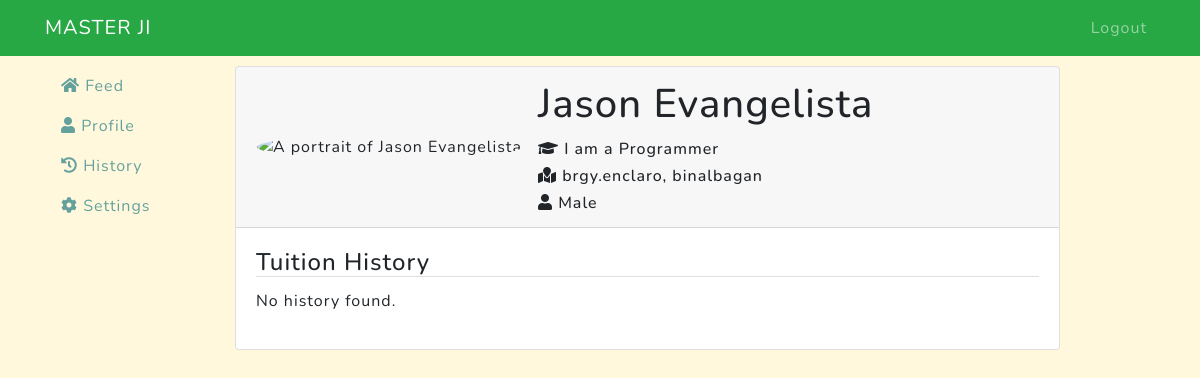
The app's page /tutor/profile/8/ (signed in) with its own data.
### users/models.py (models this page shows, shortened)
class User(AbstractBaseUser):
    email = models.EmailField(
        verbose_name='Email address',
        max_length=255,
        unique=True,
    )
    is_active = models.BooleanField(default=True)
    is_admin = models.BooleanField(default=False)
    is_client = models.BooleanField(default=False)
    is_tutor = models.BooleanField(default=False)
    name = models.CharField(max_length=100, null=False, verbose_name='Full name')
    bio = models.CharField(max_length=1000, verbose_name='Bio')
    location = models.CharField(max_length=1000, verbose_name='Location')
    gender = models.CharField(max_length=20, verbose_name='Gender')
    title = models.CharField(max_length=1000, verbose_name='Overview title')  # Overview title
    overview = models.TextField(verbose_name='Overview')
    expertise = models.CharField(max_length=1000, verbose_name='Expertise')
    profile_img = models.TextField(verbose_name='Profile Image', blank=True)
    USERNAME_FIELD = 'email'
    REQUIRED_FIELDS = ['name']
    objects = UserManager()

### tutor/decorators.py (the view)
    def wrapper(request, *args, **kwargs):
        decorated_view_func = login_required(request)
        if not decorated_view_func.user.is_authenticated:
            messages.warning(request, 'Please login first')
            return redirect('login-page')
        if not request.user.is_tutor:
            return redirect('home-page')
        else:
            return function(request, *args, **kwargs)

### tutor/templates/tutor/client_profile.html (shortened to what this page needs)
{% extends 'tutor/base_tutor.html' %}
{% load static %}
{% block content %}
    <div class="user-profile card">
      <div class="card-header">
        <table>
          <tr>
            <td style="padding-right: 15px">
              <img class="card-img user-image" src="/static/profile_imgs/{{ profile_img }}" alt="A portrait of {{ profile.name }}" />
            </td>
            <td>
              <h1 class="card-title">
                  {{ profile.name }}
              </h1>
              <h6 class="card-text"><i class="fa fa-graduation-cap"></i> {{ profile.bio }}</h6>
              <h6 class="card-text"><i class="fa fa-map-marked"></i> {{ profile.location }}</h6>
              <h6 class="card-text"><i class="fa fa-user"></i> {{ profile.gender }}</h6>
            </td>
          </tr>
        </table>
      </div>
      <div id="work_history" class="card-body">
        <h4 class="card-title hr">Tuition History</h4>
      {% if work_history %}
        {% for work in work_history %}
        <div class="card">
          <div class="card-body">
            <table class="w-100">
              <tr>
                <td>
                  <h6 class="card-title">{{ work.title }}</h6>
                  {% with assignee=work.assignee_set.first %}
                  <p class="card-text small">{{ assignee.from_date|date:"M Y" }} - {{ assignee.to_date|date:"M Y" }},
                    {{ work.std_count }} student(s), {{ work.days }} days a week<br>
                    {{ work.grade }} ({{ work.type }}), {{ work.subjects }}
                  </p>
                  {% endwith %}
                </td>
                <td class="text-right">Salary<br><i class="fa">৳</i>{{ work.salary }}</td>
              </tr>
            </table>
            <div class="feedback">
              {% with feedback=work.tutorfeedback_set.first %}
                {% if feedback %}
                    <hr>
                    {% include 'tutor/feedback.inc.html' %}
                {% endif %}
              {% endwith %}
            </div>
          </div>
        </div>
        {% endfor %}
      {% else %}
        <p>No history found.</p>
      {% endif %}
      </div>
    </div>
{% endblock content %}

### tutor/templates/tutor/client_profile.html (style rules this page uses)
.user-profile { margin: 10px 0; }
.user-profile .user-image { height: 8rem; width: 8rem; border-radius: 50%; }

### records on screen
User: name "Jason Evangelista", bio "I am a Programmer", location "brgy.enclaro, binalbagan", gender "Male"
